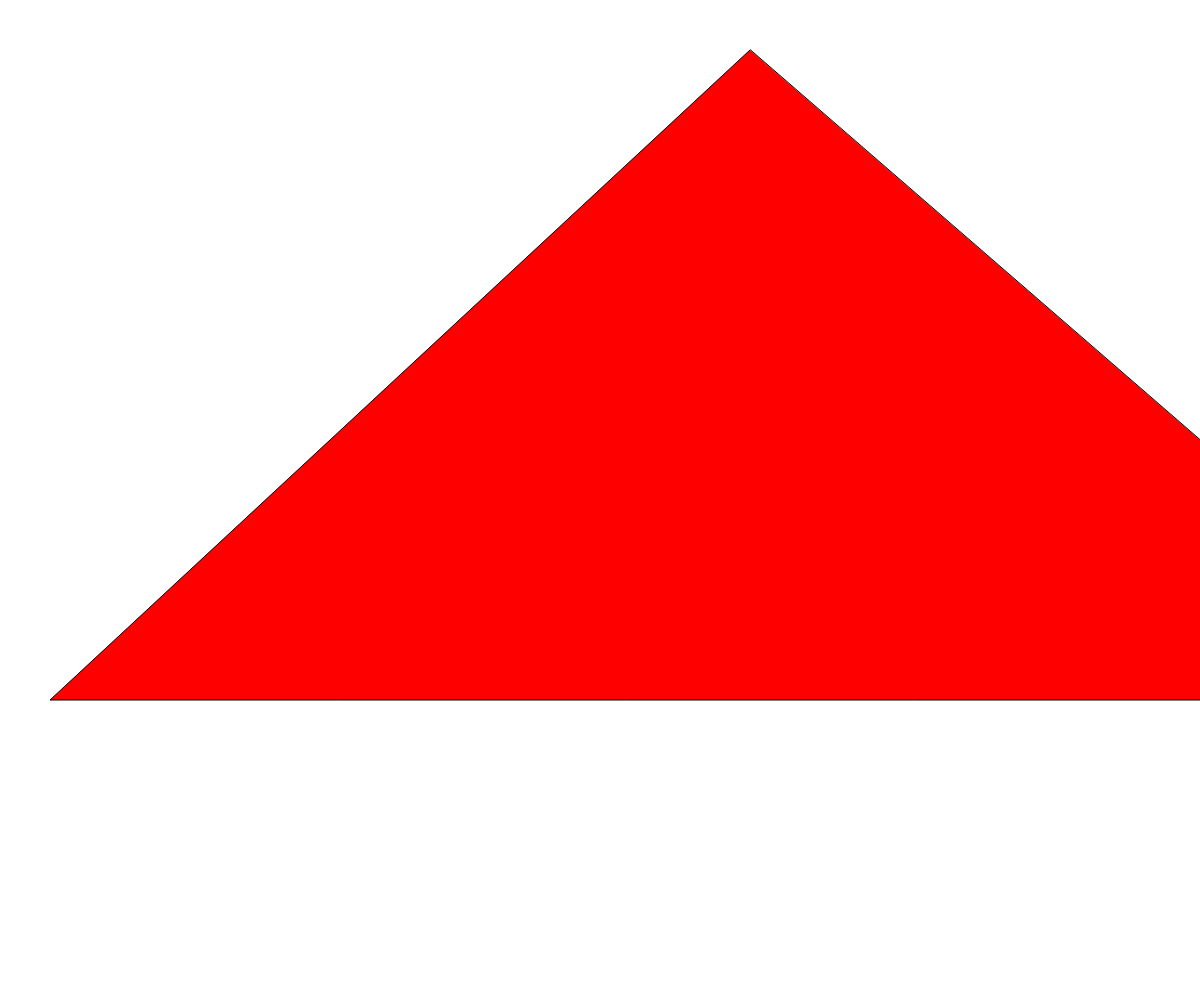
Frame 1 (no input)
Frame 60 (no input): identical to frame 1, image omitted
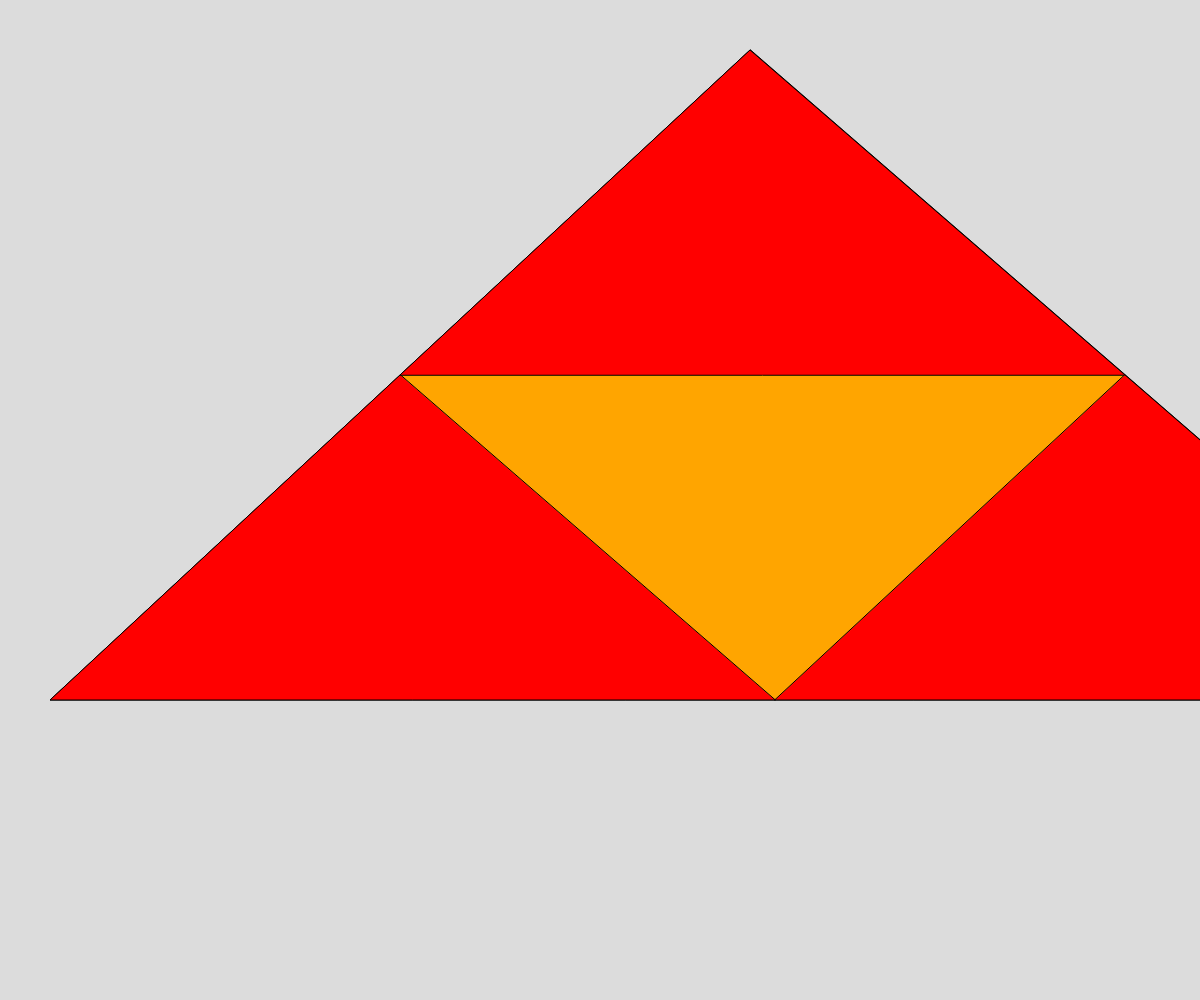
Frame 120 (the mouse pressed at the canvas centre since frame 60)

The p5.js sketch that drew these frames (run headless with seeded random() and noise() and a simulated clock; from frame 60 on, the mouse is pressed at the canvas centre):

// p5.js sketch
// ── sketch.js
// sierpinski triangle
// visual recursion


let initialTriangle = [
  {x: 750, y: 50},
  {x: 50, y: 700},
  {x: 1500, y: 700}
];

let depth = 0;
let colours = ['red', 'orange', 'yellow', 'green', 'cyan', 'blue', 'purple', 'magenta', 'pink'];

function setup() {
  createCanvas(windowWidth, windowHeight);
  sierpinski(initialTriangle, depth);
}

function draw() {
  
}

function mousePressed(){
  if (depth < 8){
    background(220);
    depth ++;
    sierpinski(initialTriangle, depth);
  }
  else if (depth === 8){
    depth = 1;
  }

}

function sierpinski(points, depth){
  fill(colours[depth]);
  // shell triangle
  triangle(points[0].x, points[0].y,
    points[1].x, points[1].y,
    points[2].x, points[2].y
  );

  // escape
  if (depth > 0){
    // bottom left
    sierpinski([midPoint(points[0], points[1]), points[1], midPoint(points[1], points[2])], depth - 1);

    // top
    sierpinski([midPoint(points[0], points[1]), points[0], midPoint(points[0], points[2])], depth - 1);

    // bottom right
    sierpinski([midPoint(points[0], points[2]), points[2], midPoint(points[1], points[2])], depth - 1);
  }
}

function midPoint(point1, point2){
  let midX = (point1.x + point2.x)/2;
  let midy = (point1.y + point2.y)/2;
  return {x: midX, y: midy};
}
